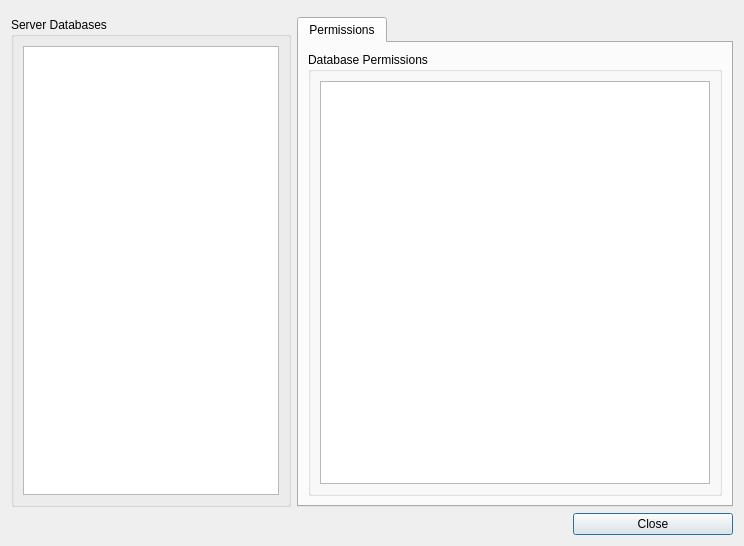
<?xml version="1.0" encoding="UTF-8"?>
<ui version="4.0">
 <class>Dialog</class>
 <widget class="QDialog" name="Dialog">
  <property name="geometry">
   <rect>
    <x>0</x>
    <y>0</y>
    <width>744</width>
    <height>546</height>
   </rect>
  </property>
  <property name="windowTitle">
   <string>Database Properties</string>
  </property>
  <layout class="QGridLayout" name="gridLayout_4">
   <item row="0" column="0" colspan="3">
    <widget class="ExploreServerWidget" name="serverWidget" native="true"/>
   </item>
   <item row="1" column="0">
    <widget class="QGroupBox" name="groupBox">
     <property name="sizePolicy">
      <sizepolicy hsizetype="Maximum" vsizetype="Preferred">
       <horstretch>0</horstretch>
       <verstretch>0</verstretch>
      </sizepolicy>
     </property>
     <property name="title">
      <string>Server Databases</string>
     </property>
     <layout class="QGridLayout" name="gridLayout">
      <item row="0" column="0">
       <widget class="QListWidget" name="dbListWidget">
        <property name="selectionMode">
         <enum>QAbstractItemView::SingleSelection</enum>
        </property>
       </widget>
      </item>
     </layout>
    </widget>
   </item>
   <item row="2" column="0" colspan="2">
    <spacer name="horizontalSpacer">
     <property name="orientation">
      <enum>Qt::Horizontal</enum>
     </property>
     <property name="sizeHint" stdset="0">
      <size>
       <width>556</width>
       <height>20</height>
      </size>
     </property>
    </spacer>
   </item>
   <item row="2" column="2">
    <widget class="QPushButton" name="closePushButton">
     <property name="text">
      <string>Close</string>
     </property>
    </widget>
   </item>
   <item row="1" column="1" colspan="2">
    <widget class="QTabWidget" name="tabWidget">
     <property name="currentIndex">
      <number>0</number>
     </property>
     <widget class="QWidget" name="permissions">
      <attribute name="title">
       <string>Permissions</string>
      </attribute>
      <layout class="QGridLayout" name="gridLayout_6">
       <item row="0" column="0">
        <widget class="QGroupBox" name="groupBox_2">
         <property name="title">
          <string>Database Permissions</string>
         </property>
         <layout class="QGridLayout" name="gridLayout_2">
          <item row="0" column="0">
           <widget class="QTreeWidget" name="treeWidget">
            <property name="rootIsDecorated">
             <bool>true</bool>
            </property>
            <property name="wordWrap">
             <bool>false</bool>
            </property>
            <property name="headerHidden">
             <bool>true</bool>
            </property>
            <attribute name="headerVisible">
             <bool>false</bool>
            </attribute>
            <attribute name="headerDefaultSectionSize">
             <number>100</number>
            </attribute>
            <column>
             <property name="text">
              <string notr="true">User</string>
             </property>
            </column>
            <column>
             <property name="text">
              <string>Role</string>
             </property>
            </column>
           </widget>
          </item>
         </layout>
        </widget>
       </item>
      </layout>
     </widget>
    </widget>
   </item>
  </layout>
 </widget>
 <customwidgets>
  <customwidget>
   <class>ExploreServerWidget</class>
   <extends>QWidget</extends>
   <header>DsgTools.gui.CustomWidgets.ConnectionWidgets.ServerConnectionWidgets.exploreServerWidget.h</header>
   <container>1</container>
  </customwidget>
 </customwidgets>
 <resources/>
 <connections/>
</ui>
